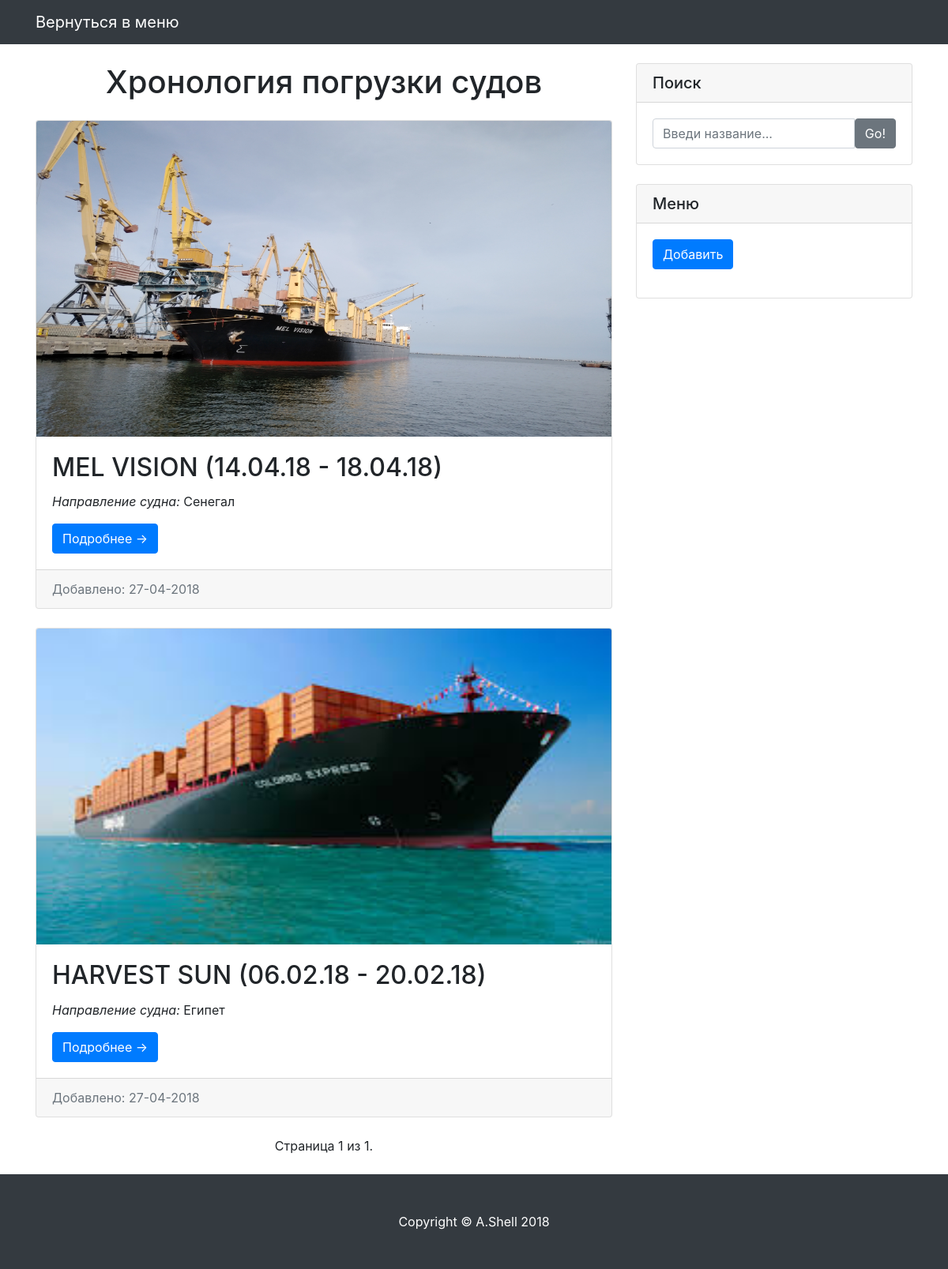
The app's page /logistic/ships_list/ (signed in) with its own data.
### logistic/models.py (models this page shows, shortened)
class Ship (models.Model):
    Name = models.CharField(max_length=200)
    Photo = models.ImageField(upload_to='ships',null=True,blank=True)
    Info = models.CharField(max_length=2000,null=True,blank=True)
    Content = models.TextField(max_length=20000,null=True,blank=True)
    ContentEng = models.TextField(max_length=20000, null=True, blank=True)
    Pubdate = models.DateField(null=True,blank=True)

### logistic/views.py (the view)
@login_required(login_url='/auth/login/')
def ships_list(request):
    allships = Ship.objects.all().order_by('-id')
    query = request.GET.get('q')
    if query:
        allships = allships.filter(Name__icontains=query)
    page = request.GET.get('page')
    paginator = Paginator(allships, 4)  # Show 25 contacts per page
    try:
        allships = paginator.page(page)
    except PageNotAnInteger:
        allships = paginator.page(1)
    except EmptyPage:
        allships = paginator.page(paginator.num_pages)
    return render(request,'shipshome.html', {"allships": allships})

### logistic/templates/shipshome.html (shortened to what this page needs)
<!DOCTYPE html>
<html lang="en">
  <head>
    {% load static %}
      <link rel="stylesheet" href="https://maxcdn.bootstrapcdn.com/bootstrap/4.0.0/css/bootstrap.min.css">
<link href="{%  static 'css/blog-home.css' %}" rel="stylesheet">
  </head>
  <body>
    <nav class="navbar navbar-expand-lg navbar-dark bg-dark fixed-top">
      <div class="container">
        <a class="navbar-brand" href="/menu">Вернуться в меню</a>
      </div>
    </nav>
    <div class="container">
      <div class="row">
        <div class="col-md-8">
          <h1 class="my-4 text-center">Хронология погрузки судов
          </h1>
            {% for ship in allships %}
          <div class="card mb-4">
          {% if not ship.Photo %}
            <img class="card-img-top" src="http://placehold.it/750x300" alt="Card image cap">
              {% else %}
            <img class="card-img-top" src="{{ ship.Photo.url }}" height="400" alt="Card image cap">
              {% endif %}
            <div class="card-body">
              <h2 class="card-title">{{ ship.Name }} </h2>
              <p class="card-text"><i>Направление судна: </i>{{ ship.Info }}</p>
              <a href="{% url 'detail' id=ship.id %}" class="btn btn-primary">Подробнее &rarr;</a>
            </div>
            <div class="card-footer text-muted">
              Добавлено: {{ ship.Pubdate }}
            </div>
          </div>
{% endfor %}
<div class="pagination justify-content-center mb-4">
    <span class="step-links">
        <span class="current">
            Страница {{ allships.number }} из {{ allships.paginator.num_pages }}.
        </span>
    </span>
</div>
        </div>
        <div class="col-md-4">
        <form method="get" action="">
          <div class="card my-4">
            <h5 class="card-header">Поиск</h5>
            <div class="card-body">
              <div class="input-group">
                <input type="text" class="form-control" name="q" placeholder="Введи название..." value="{{ request.GET.q }}">
                <span class="input-group-btn">
                  <button class="btn btn-secondary" type="submit">Go!</button>
                </span>
              </div>
            </div>
          </div>
        </form>
          <div class="card my-4">
            <h5 class="card-header">Меню</h5>
            <div class="card-body">
              <div class="row">
                <div class="col-lg-6">
                  <ul class="list-unstyled mb-0">
                    <li>
                        <a href="{% url 'shipadd2' %}" role="button"  class="btn btn-primary center-block">Добавить</a>
                    </li>
                  </ul>
                </div>
              </div>
            </div>
          </div>
        </div>
      </div>
    </div>
    <footer class="py-5 bg-dark">
      <div class="container">
        <p class="m-0 text-center text-white">Copyright &copy; A.Shell 2018</p>
      </div>
    </footer>
  </body>
</html>

### core/static/css/blog-home.css (style rules this page uses)
body { padding-top: 54px; }
@media (min-width: 992px) { body { padding-top: 56px; } }

### records on screen
Ship: Photo (picture), Name "MEL VISION (14.04.18 - 18.04.18)", Info "Сенегал", Pubdate "27-04-2018"
Ship: Photo (picture), Name "HARVEST SUN (06.02.18 - 20.02.18)", Info "Египет", Pubdate "27-04-2018"

### other values on screen
{{ allships.number }} "1"
{{ allships.paginator.num_pages }} "1"
